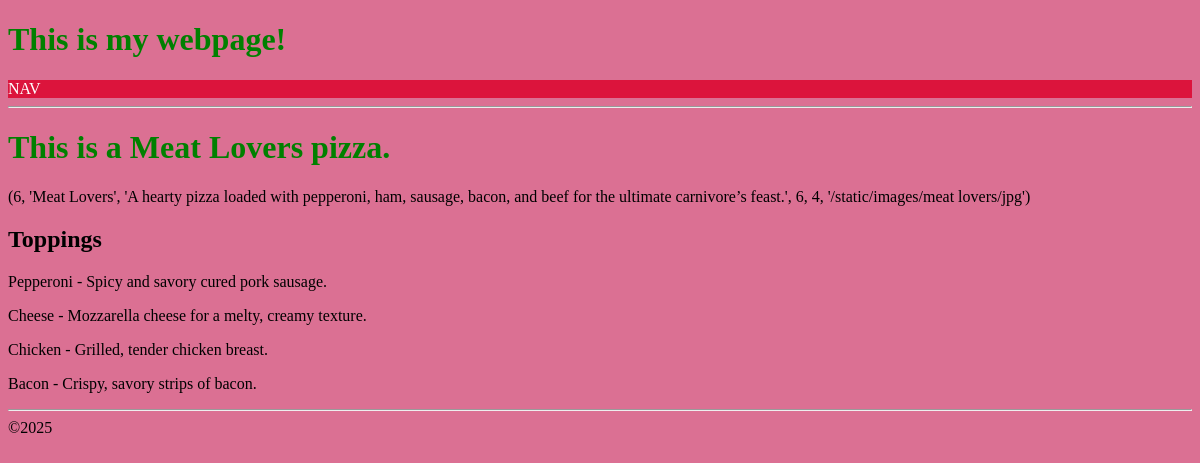
/pizza/6, run on the app's committed database.
### tables this page shows
CREATE TABLE Pizza (id INTEGER PRIMARY KEY AUTOINCREMENT, name TEXT NOT NULL, description TEXT, rank INTEGER, base INTEGER REFERENCES Base (id), photo TEXT);

CREATE TABLE Topping (id INTEGER PRIMARY KEY AUTOINCREMENT, name TEXT NOT NULL, description TEXT, gf INTEGER, vegan INTEGER);

### routes.py (the view)
@app.route('/pizza/<int:id>')
def pizza(id):
    conn = sqlite3.connect('pizza.db')
    cur = conn.cursor()
    cur.execute('SELECT * FROM pizza WHERE id = ?', (id,))
    pizza = cur.fetchone()
    cur.execute('''
    SELECT Topping.name,
           Topping.description,
           Topping.gf,
           Topping.vegan
    FROM PizzaTopping
    JOIN Topping
    ON PizzaTopping.tid = Topping.id
    WHERE PizzaTopping.pid = ?
    ''', (id,)) # the comma is needed to make it a tuple
    pizza_toppings = cur.fetchall()
    conn.close()
    return render_template('pizza.html', pizza=pizza, pizza_toppings=pizza_toppings)

### templates/pizza.html
{% extends 'layout.html' %}
{% block content %}
<hr>
<h1>This is a {{ pizza[1] }} pizza.</h1>
<p>{{ pizza }}</p>
<h2>Toppings</h2>
{% for topping in pizza_toppings %}
    <p>{{topping[0]}} - {{ topping[1] }}</p>
{% endfor %}
<hr>
{% endblock %}

### static/css/style.css (style rules this page uses)
body { background-color: palevioletred; }
h1 { color: green; }

### data on the page
Pizza: name "Meat Lovers"
Topping: name "Pepperoni", description "Spicy and savory cured pork sausage."
Topping: name "Cheese", description "Mozzarella cheese for a melty, creamy texture."
Topping: name "Chicken", description "Grilled, tender chicken breast."
Topping: name "Bacon", description "Crispy, savory strips of bacon."

### other printed values
{{ pizza }} "(6, 'Meat Lovers', 'A hearty pizza loaded with pepperoni, ham, sausage, bacon, and beef for the ultimate carnivore’s feast.', 6, 4, '/static/images/meat lovers/jpg')"
